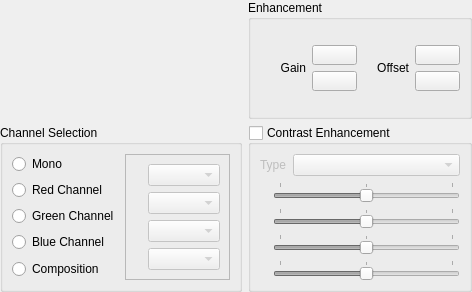
<?xml version="1.0" encoding="UTF-8"?>
<ui version="4.0">
 <class>RasterVisualWidgetForm</class>
 <widget class="QWidget" name="RasterVisualWidgetForm">
  <property name="geometry">
   <rect>
    <x>0</x>
    <y>0</y>
    <width>472</width>
    <height>292</height>
   </rect>
  </property>
  <property name="windowTitle">
   <string>Raster Visual</string>
  </property>
  <layout class="QGridLayout" name="gridLayout_6">
   <property name="margin">
    <number>0</number>
   </property>
   <item row="0" column="0">
    <layout class="QGridLayout" name="gridLayout_5">
     <item row="0" column="0">
      <widget class="QWidget" name="m_opacityWidget" native="true">
       <property name="sizePolicy">
        <sizepolicy hsizetype="Preferred" vsizetype="Preferred">
         <horstretch>0</horstretch>
         <verstretch>0</verstretch>
        </sizepolicy>
       </property>
      </widget>
     </item>
     <item row="0" column="1">
      <widget class="QGroupBox" name="m_enhancementGroupBox">
       <property name="title">
        <string>Enhancement</string>
       </property>
       <property name="flat">
        <bool>true</bool>
       </property>
       <layout class="QGridLayout" name="gridLayout_12">
        <item row="0" column="0">
         <layout class="QGridLayout" name="gridLayout_11">
          <item row="0" column="0">
           <layout class="QGridLayout" name="gridLayout_8">
            <item row="0" column="0">
             <widget class="QLabel" name="label_17">
              <property name="minimumSize">
               <size>
                <width>40</width>
                <height>0</height>
               </size>
              </property>
              <property name="text">
               <string>Gain</string>
              </property>
              <property name="alignment">
               <set>Qt::AlignRight|Qt::AlignTrailing|Qt::AlignVCenter</set>
              </property>
             </widget>
            </item>
            <item row="0" column="1">
             <layout class="QGridLayout" name="gridLayout_7">
              <item row="0" column="0">
               <widget class="QPushButton" name="m_gainPlusPushButton">
                <property name="maximumSize">
                 <size>
                  <width>16777215</width>
                  <height>20</height>
                 </size>
                </property>
                <property name="text">
                 <string/>
                </property>
                <property name="icon">
                 <iconset resource="F:/Funcate/CD_ENTREGA/applications/terraViewLite/tvLite.qrc">
                  <normaloff>:/tvLite/images/plus.png</normaloff>:/tvLite/images/plus.png</iconset>
                </property>
                <property name="flat">
                 <bool>false</bool>
                </property>
               </widget>
              </item>
              <item row="1" column="0">
               <widget class="QPushButton" name="m_gainMinusPushButton">
                <property name="maximumSize">
                 <size>
                  <width>16777215</width>
                  <height>20</height>
                 </size>
                </property>
                <property name="text">
                 <string/>
                </property>
                <property name="icon">
                 <iconset resource="F:/Funcate/CD_ENTREGA/applications/terraViewLite/tvLite.qrc">
                  <normaloff>:/tvLite/images/minus.png</normaloff>:/tvLite/images/minus.png</iconset>
                </property>
                <property name="flat">
                 <bool>false</bool>
                </property>
               </widget>
              </item>
             </layout>
            </item>
           </layout>
          </item>
          <item row="0" column="1">
           <layout class="QGridLayout" name="gridLayout_10">
            <item row="0" column="0">
             <widget class="QLabel" name="label_18">
              <property name="minimumSize">
               <size>
                <width>40</width>
                <height>0</height>
               </size>
              </property>
              <property name="text">
               <string>Offset</string>
              </property>
              <property name="alignment">
               <set>Qt::AlignRight|Qt::AlignTrailing|Qt::AlignVCenter</set>
              </property>
             </widget>
            </item>
            <item row="0" column="1">
             <layout class="QGridLayout" name="gridLayout_9">
              <item row="0" column="0">
               <widget class="QPushButton" name="m_offsetPlusPushButton">
                <property name="maximumSize">
                 <size>
                  <width>16777215</width>
                  <height>20</height>
                 </size>
                </property>
                <property name="text">
                 <string/>
                </property>
                <property name="icon">
                 <iconset resource="F:/Funcate/CD_ENTREGA/applications/terraViewLite/tvLite.qrc">
                  <normaloff>:/tvLite/images/plus.png</normaloff>:/tvLite/images/plus.png</iconset>
                </property>
                <property name="flat">
                 <bool>false</bool>
                </property>
               </widget>
              </item>
              <item row="1" column="0">
               <widget class="QPushButton" name="m_offsetMinusPushButton">
                <property name="maximumSize">
                 <size>
                  <width>16777215</width>
                  <height>20</height>
                 </size>
                </property>
                <property name="text">
                 <string/>
                </property>
                <property name="icon">
                 <iconset resource="F:/Funcate/CD_ENTREGA/applications/terraViewLite/tvLite.qrc">
                  <normaloff>:/tvLite/images/minus.png</normaloff>:/tvLite/images/minus.png</iconset>
                </property>
                <property name="flat">
                 <bool>false</bool>
                </property>
               </widget>
              </item>
             </layout>
            </item>
           </layout>
          </item>
         </layout>
        </item>
       </layout>
      </widget>
     </item>
     <item row="1" column="0">
      <widget class="QGroupBox" name="m_compositionGroupBox">
       <property name="title">
        <string>Channel Selection</string>
       </property>
       <property name="flat">
        <bool>true</bool>
       </property>
       <layout class="QGridLayout" name="gridLayout_44">
        <item row="0" column="0">
         <widget class="QRadioButton" name="m_composeMRadioButton">
          <property name="text">
           <string>Mono</string>
          </property>
         </widget>
        </item>
        <item row="0" column="1" rowspan="5">
         <widget class="QFrame" name="rasterCompositionFrame">
          <property name="enabled">
           <bool>true</bool>
          </property>
          <property name="frameShape">
           <enum>QFrame::StyledPanel</enum>
          </property>
          <property name="frameShadow">
           <enum>QFrame::Raised</enum>
          </property>
          <layout class="QGridLayout" name="gridLayout_43">
           <item row="0" column="0">
            <layout class="QGridLayout" name="gridLayout_27">
             <item row="4" column="0">
              <widget class="QLabel" name="m_composeBlueLabel">
               <property name="maximumSize">
                <size>
                 <width>14</width>
                 <height>14</height>
                </size>
               </property>
               <property name="text">
                <string/>
               </property>
               <property name="pixmap">
                <pixmap resource="F:/Funcate/CD_ENTREGA/applications/terraViewLite/tvLite.qrc">:/bullets/images/bullet_blue.png</pixmap>
               </property>
               <property name="scaledContents">
                <bool>true</bool>
               </property>
               <property name="buddy">
                <cstring>m_composeBComboBox</cstring>
               </property>
              </widget>
             </item>
             <item row="4" column="1">
              <widget class="QComboBox" name="m_composeBComboBox">
               <property name="enabled">
                <bool>false</bool>
               </property>
               <property name="sizePolicy">
                <sizepolicy hsizetype="MinimumExpanding" vsizetype="Fixed">
                 <horstretch>0</horstretch>
                 <verstretch>0</verstretch>
                </sizepolicy>
               </property>
              </widget>
             </item>
             <item row="3" column="0">
              <widget class="QLabel" name="m_composeGreenLabel">
               <property name="maximumSize">
                <size>
                 <width>14</width>
                 <height>14</height>
                </size>
               </property>
               <property name="text">
                <string/>
               </property>
               <property name="pixmap">
                <pixmap resource="F:/Funcate/CD_ENTREGA/applications/terraViewLite/tvLite.qrc">:/bullets/images/bullet_green.png</pixmap>
               </property>
               <property name="scaledContents">
                <bool>true</bool>
               </property>
               <property name="buddy">
                <cstring>m_composeGComboBox</cstring>
               </property>
              </widget>
             </item>
             <item row="3" column="1">
              <widget class="QComboBox" name="m_composeGComboBox">
               <property name="enabled">
                <bool>false</bool>
               </property>
               <property name="sizePolicy">
                <sizepolicy hsizetype="MinimumExpanding" vsizetype="Fixed">
                 <horstretch>0</horstretch>
                 <verstretch>0</verstretch>
                </sizepolicy>
               </property>
              </widget>
             </item>
             <item row="1" column="0">
              <widget class="QLabel" name="m_composeRedLabel">
               <property name="maximumSize">
                <size>
                 <width>14</width>
                 <height>14</height>
                </size>
               </property>
               <property name="text">
                <string/>
               </property>
               <property name="pixmap">
                <pixmap resource="F:/Funcate/CD_ENTREGA/applications/terraViewLite/tvLite.qrc">:/bullets/images/bullet_red.png</pixmap>
               </property>
               <property name="scaledContents">
                <bool>true</bool>
               </property>
               <property name="buddy">
                <cstring>m_composeRComboBox</cstring>
               </property>
              </widget>
             </item>
             <item row="1" column="1">
              <widget class="QComboBox" name="m_composeRComboBox">
               <property name="enabled">
                <bool>false</bool>
               </property>
               <property name="sizePolicy">
                <sizepolicy hsizetype="MinimumExpanding" vsizetype="Fixed">
                 <horstretch>0</horstretch>
                 <verstretch>0</verstretch>
                </sizepolicy>
               </property>
              </widget>
             </item>
             <item row="0" column="1">
              <widget class="QComboBox" name="m_composeMComboBox">
               <property name="enabled">
                <bool>false</bool>
               </property>
               <property name="sizePolicy">
                <sizepolicy hsizetype="MinimumExpanding" vsizetype="Fixed">
                 <horstretch>0</horstretch>
                 <verstretch>0</verstretch>
                </sizepolicy>
               </property>
              </widget>
             </item>
             <item row="0" column="0">
              <widget class="QLabel" name="m_composeMonoLabel">
               <property name="maximumSize">
                <size>
                 <width>14</width>
                 <height>14</height>
                </size>
               </property>
               <property name="text">
                <string/>
               </property>
               <property name="pixmap">
                <pixmap resource="F:/Funcate/CD_ENTREGA/applications/terraViewLite/tvLite.qrc">:/bullets/images/bullet_gray.png</pixmap>
               </property>
               <property name="scaledContents">
                <bool>true</bool>
               </property>
               <property name="buddy">
                <cstring>m_composeMComboBox</cstring>
               </property>
              </widget>
             </item>
            </layout>
           </item>
          </layout>
         </widget>
        </item>
        <item row="1" column="0">
         <widget class="QRadioButton" name="m_composeRRadioButton">
          <property name="text">
           <string>Red Channel</string>
          </property>
         </widget>
        </item>
        <item row="2" column="0">
         <widget class="QRadioButton" name="m_composeGRadioButton">
          <property name="text">
           <string>Green Channel</string>
          </property>
         </widget>
        </item>
        <item row="3" column="0">
         <widget class="QRadioButton" name="m_composeBRadioButton">
          <property name="text">
           <string>Blue Channel</string>
          </property>
         </widget>
        </item>
        <item row="4" column="0">
         <widget class="QRadioButton" name="m_composeCRadioButton">
          <property name="text">
           <string>Composition</string>
          </property>
         </widget>
        </item>
       </layout>
      </widget>
     </item>
     <item row="1" column="1">
      <widget class="QGroupBox" name="m_contrastGroupBox">
       <property name="title">
        <string>Contrast Enhancement</string>
       </property>
       <property name="flat">
        <bool>true</bool>
       </property>
       <property name="checkable">
        <bool>true</bool>
       </property>
       <property name="checked">
        <bool>false</bool>
       </property>
       <layout class="QGridLayout" name="gridLayout_4">
        <item row="0" column="0">
         <layout class="QGridLayout" name="gridLayout_3">
          <item row="0" column="0">
           <layout class="QGridLayout" name="gridLayout">
            <item row="0" column="0">
             <widget class="QLabel" name="label">
              <property name="text">
               <string>Type</string>
              </property>
             </widget>
            </item>
            <item row="0" column="1">
             <widget class="QComboBox" name="m_contrastTypeComboBox">
              <property name="sizePolicy">
               <sizepolicy hsizetype="MinimumExpanding" vsizetype="Fixed">
                <horstretch>0</horstretch>
                <verstretch>0</verstretch>
               </sizepolicy>
              </property>
             </widget>
            </item>
           </layout>
          </item>
          <item row="1" column="0">
           <layout class="QGridLayout" name="gridLayout_2">
            <item row="0" column="0">
             <widget class="QLabel" name="m_rContrastLabel">
              <property name="maximumSize">
               <size>
                <width>14</width>
                <height>14</height>
               </size>
              </property>
              <property name="text">
               <string/>
              </property>
              <property name="pixmap">
               <pixmap resource="F:/Funcate/CD_ENTREGA/applications/terraViewLite/tvLite.qrc">:/bullets/images/bullet_red.png</pixmap>
              </property>
              <property name="scaledContents">
               <bool>true</bool>
              </property>
             </widget>
            </item>
            <item row="0" column="1">
             <widget class="QSlider" name="m_contrastRHorizontalSlider">
              <property name="minimumSize">
               <size>
                <width>100</width>
                <height>0</height>
               </size>
              </property>
              <property name="maximum">
               <number>200</number>
              </property>
              <property name="singleStep">
               <number>10</number>
              </property>
              <property name="sliderPosition">
               <number>100</number>
              </property>
              <property name="tracking">
               <bool>true</bool>
              </property>
              <property name="orientation">
               <enum>Qt::Horizontal</enum>
              </property>
              <property name="tickPosition">
               <enum>QSlider::TicksAbove</enum>
              </property>
              <property name="tickInterval">
               <number>100</number>
              </property>
             </widget>
            </item>
            <item row="1" column="0">
             <widget class="QLabel" name="m_gContrastLabel">
              <property name="maximumSize">
               <size>
                <width>14</width>
                <height>14</height>
               </size>
              </property>
              <property name="text">
               <string/>
              </property>
              <property name="pixmap">
               <pixmap resource="F:/Funcate/CD_ENTREGA/applications/terraViewLite/tvLite.qrc">:/bullets/images/bullet_green.png</pixmap>
              </property>
              <property name="scaledContents">
               <bool>true</bool>
              </property>
             </widget>
            </item>
            <item row="1" column="1">
             <widget class="QSlider" name="m_contrastGHorizontalSlider">
              <property name="minimumSize">
               <size>
                <width>100</width>
                <height>0</height>
               </size>
              </property>
              <property name="maximum">
               <number>200</number>
              </property>
              <property name="singleStep">
               <number>10</number>
              </property>
              <property name="sliderPosition">
               <number>100</number>
              </property>
              <property name="tracking">
               <bool>true</bool>
              </property>
              <property name="orientation">
               <enum>Qt::Horizontal</enum>
              </property>
              <property name="tickPosition">
               <enum>QSlider::TicksAbove</enum>
              </property>
              <property name="tickInterval">
               <number>100</number>
              </property>
             </widget>
            </item>
            <item row="2" column="0">
             <widget class="QLabel" name="m_bContrastLabel">
              <property name="maximumSize">
               <size>
                <width>14</width>
                <height>14</height>
               </size>
              </property>
              <property name="text">
               <string/>
              </property>
              <property name="pixmap">
               <pixmap resource="F:/Funcate/CD_ENTREGA/applications/terraViewLite/tvLite.qrc">:/bullets/images/bullet_blue.png</pixmap>
              </property>
              <property name="scaledContents">
               <bool>true</bool>
              </property>
             </widget>
            </item>
            <item row="2" column="1">
             <widget class="QSlider" name="m_contrastBHorizontalSlider">
              <property name="minimumSize">
               <size>
                <width>100</width>
                <height>0</height>
               </size>
              </property>
              <property name="maximum">
               <number>200</number>
              </property>
              <property name="singleStep">
               <number>10</number>
              </property>
              <property name="sliderPosition">
               <number>100</number>
              </property>
              <property name="tracking">
               <bool>true</bool>
              </property>
              <property name="orientation">
               <enum>Qt::Horizontal</enum>
              </property>
              <property name="tickPosition">
               <enum>QSlider::TicksAbove</enum>
              </property>
              <property name="tickInterval">
               <number>100</number>
              </property>
             </widget>
            </item>
            <item row="3" column="0">
             <widget class="QLabel" name="m_mContrastLabel">
              <property name="maximumSize">
               <size>
                <width>14</width>
                <height>14</height>
               </size>
              </property>
              <property name="text">
               <string/>
              </property>
              <property name="pixmap">
               <pixmap resource="F:/Funcate/CD_ENTREGA/applications/terraViewLite/tvLite.qrc">:/bullets/images/bullet_gray.png</pixmap>
              </property>
              <property name="scaledContents">
               <bool>true</bool>
              </property>
             </widget>
            </item>
            <item row="3" column="1">
             <widget class="QSlider" name="m_contrastMHorizontalSlider">
              <property name="minimumSize">
               <size>
                <width>100</width>
                <height>0</height>
               </size>
              </property>
              <property name="maximum">
               <number>200</number>
              </property>
              <property name="singleStep">
               <number>10</number>
              </property>
              <property name="sliderPosition">
               <number>100</number>
              </property>
              <property name="tracking">
               <bool>true</bool>
              </property>
              <property name="orientation">
               <enum>Qt::Horizontal</enum>
              </property>
              <property name="tickPosition">
               <enum>QSlider::TicksAbove</enum>
              </property>
              <property name="tickInterval">
               <number>100</number>
              </property>
             </widget>
            </item>
           </layout>
          </item>
         </layout>
        </item>
       </layout>
      </widget>
     </item>
    </layout>
   </item>
  </layout>
 </widget>
 <resources>
  <include location="F:/Funcate/CD_ENTREGA/applications/terraViewLite/tvLite.qrc"/>
  <include location="C:/Qt/tvLite.qrc"/>
 </resources>
 <connections/>
</ui>
